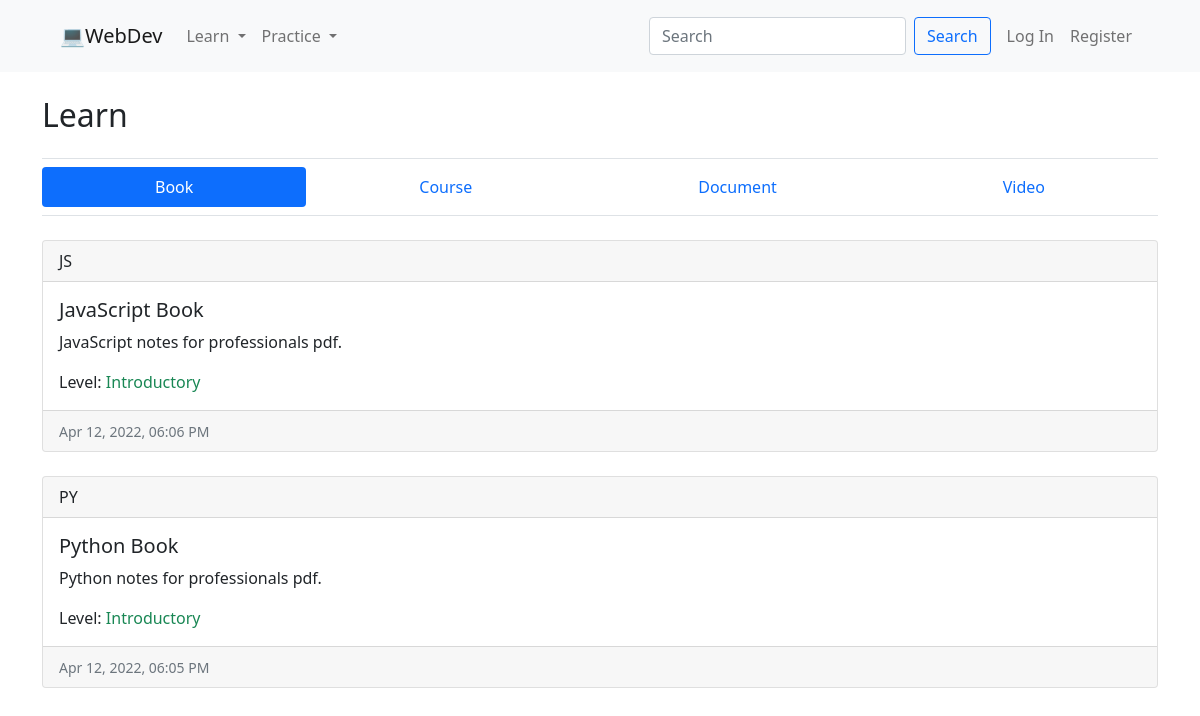
Screenshot of /book with the database file from the repository.
### webdev/models.py (models this page shows, shortened)
class Resource(models.Model):
    CATEGORY_CHOICES = [
        ("BOOK", "Book"),
        ("CODE", "Code"),
        ("CRS", "Course"),
        ("DOC", "Document"),
        ("QUIZ", "Quiz"),
        ("VID", "Video")
    ]
    LEVEL_CHOICES = [
        ("INTR", "Introductory"),
        ("MEDI", "Intermediate"),
        ("ADVC", "Advanced")
    ]
    title = models.CharField(max_length=150)
    description = models.TextField()
    url = models.URLField(max_length=255)
    embeddable = models.BooleanField()
    category = models.CharField(max_length=4, choices=CATEGORY_CHOICES)
    timestamp = models.DateTimeField(auto_now_add=True)
    user = models.ForeignKey("User", on_delete=models.SET_NULL, related_name="added_by", null=True)
    like = models.ManyToManyField("User", related_name="liker", blank=True)
    favorite = models.ManyToManyField("User", related_name="favoriter", blank=True)
    language = models.ManyToManyField("Language", related_name="lang")
    level = models.CharField(max_length=4, choices=LEVEL_CHOICES)
    def serialize(self):
        return {
            "id": self.id,
            "title": self.title,
            "description": self.description,
            "timestamp": self.timestamp.strftime("%b %d, %Y, %I:%M %p"),
            "language": ", ".join([lang.language for lang in self.language.all()]),
            "level": self.level
        }

class Language(models.Model):
    LANGUAGE_CHOICES = [
        ("CSS", "CSS"),
        ("HTML", "HTML"),
        ("JS", "JavaScript"),
        ("PY", "Python")
    ]
    language = models.CharField(max_length=4, unique=True, choices=LANGUAGE_CHOICES)
    def __str__(self):
        return self.language

### webdev/views.py (the view)
# urls.py: path("<str:content_type>", views.content, name="content"),
def content(request, content_type):
    if content_type not in CATEGORY.keys():
        return render(request, "webdev/content.html", {
            "message": "Invalid content type."
        }, status=404)
    if not request.user.is_authenticated and content_type in ["favorite", "published"]:
        return render(request, "webdev/content.html", {
            "message": "Login required."
        }, status=401)
    if content_type == "favorite":
        resources = Resource.objects.filter(favorite__pk=request.user.pk)
    elif content_type == "published":
        resources = Resource.objects.filter(user=request.user)
    else:
        resources = Resource.objects.filter(category=CATEGORY[content_type]["cap"])
    resources = resources.order_by("-timestamp")
    return render(request, "webdev/content.html", {
        "level": LEVEL,
        "resources": resources,
        "category": CATEGORY[content_type]
    })

### webdev/views.py (called while the page is built)
@register.filter
def get_item(dictionary, key):
    return dictionary.get(key)

### webdev/templates/webdev/content.html (shortened to what this page needs)
{% extends  "webdev/layout.html" %}
{% block body %}
    {% if message %}
        <h2>{{ message }}</h2>
    {% else %}
        {% if category.view == "learn" %}
            <div id="learn-view">
                <h2 class="mb-4">Learn</h2>
                <nav class="nav nav-pills flex-column flex-sm-row mb-4 py-2 border-top border-bottom">
                    <a id="tab-book" class="flex-sm-fill text-sm-center nav-link nav-tab {% if category.cap == 'BOOK' %}active{% endif %}" data-content="book">Book</a>
                    <a id="tab-course" class="flex-sm-fill text-sm-center nav-link nav-tab {% if category.cap == 'CRS' %}active{% endif %}" data-content="crs">Course</a>
                    <a id="tab-document" class="flex-sm-fill text-sm-center nav-link nav-tab {% if category.cap == 'DOC' %}active{% endif %}" data-content="doc">Document</a>
                    <a id="tab-video" class="flex-sm-fill text-sm-center nav-link nav-tab {% if category.cap == 'VID' %}active{% endif %}" data-content="vid">Video</a>
                </nav>
            </div>
        {% endif %}
        <div id="content">
            {% for resource in resources %}
                <div class="card mb-4">
                    <a class="text-body text-decoration-none" href="{% url 'resource' resource.pk %}">
                        <div class="card-header">{{ resource.language.all|join:", " }}</div>
                        <div class="card-body">
                            <h5 class="card-title">{{ resource.title }}</h5>
                            <p class="card-text">{{ resource.description }}</p>
                            {% with lv=level|get_item:resource.level %}
                                <p class="card-text">Level: <span class="{{ lv.color }}">{{ lv.full }}</span></p>
                            {% endwith %}
                        </div>
                        <div class="card-footer"><small class="text-muted">{{ resource.serialize.timestamp }}</small></div>
                    </a>
                </div>
            {% endfor %}
        </div>
    {% endif %}
{% endblock %}

### rows the page displays
Resource: language.all "JS", title "JavaScript Book", description "JavaScript notes for professionals pdf.", full "Introductory", serialize.timestamp "Apr 12, 2022, 06:06 PM"
Resource: language.all "PY", title "Python Book", description "Python notes for professionals pdf.", full "Introductory", serialize.timestamp "Apr 12, 2022, 06:05 PM"
